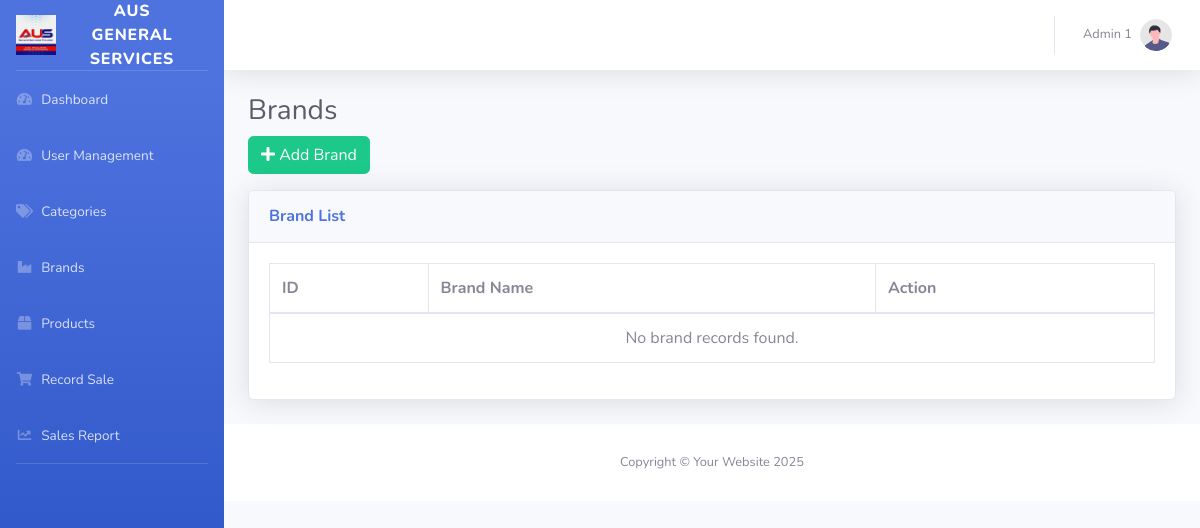
The page /brands/brand.php (signed in) on the database as committed earlier.
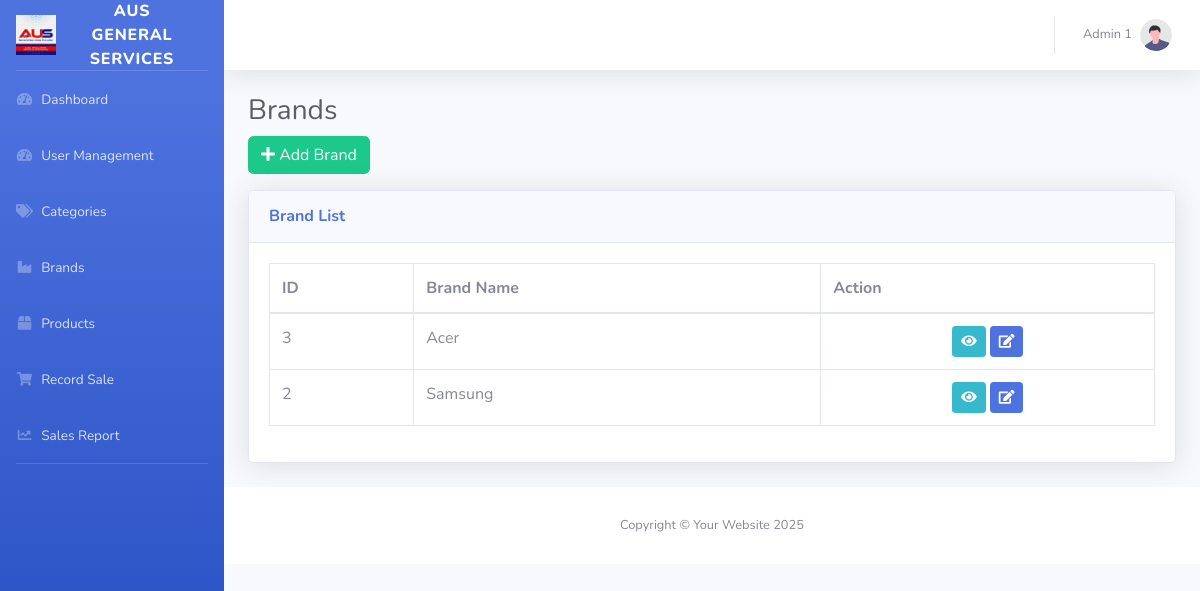
The same page on the database as committed later.
### tables this page shows
CREATE TABLE `users` (
  `id` int(11) NOT NULL,
  `username` varchar(100) NOT NULL,
  `full_name` varchar(255) NOT NULL,
  `password` varchar(255) NOT NULL,
  `role` enum('admin','employee') NOT NULL,
  `created_at` datetime DEFAULT current_timestamp()
);

CREATE TABLE `brands` (
  `brand_id` int(11) NOT NULL,
  `brand_name` varchar(100) NOT NULL,
  `created_at` timestamp NOT NULL DEFAULT current_timestamp()
);

### brands/brand.php (the view, shortened to what this page needs)
<?php include('../includes/header.php'); ?>
<body id="page-top">
<div id="wrapper">
    <?php include('../includes/sidebar.php'); ?>
    <div id="content-wrapper" class="d-flex flex-column">
        <div id="content">
            <?php include('../includes/topbar.php'); ?>
            <div class="container-fluid">
                <h1 class="h3 mb-2 text-gray-800">Brands</h1>
                <button type="button" class="btn btn-success mb-3" data-toggle="modal" data-target="#addBrandModal">
                    <i class="fas fa-plus"></i> Add Brand
                </button>
                <div class="card shadow mb-4">
                    <div class="card-header py-3">
                        <h6 class="m-0 font-weight-bold text-primary">Brand List</h6>
                    </div>
                    <div class="card-body">
                        <div class="table-responsive">
                            <table class="table table-bordered" id="dataTable" width="100%" cellspacing="0">
                                <thead>
                                    <tr>
                                        <th>ID</th>
                                        <th>Brand Name</th>
                                        <th>Action</th>
                                    </tr>
                                </thead>
                                <tbody>
                                    <?php
                                    $query = "SELECT * FROM brands ORDER BY brand_id DESC";
                                    $result = $conn->query($query);
                                    if ($result && $result->num_rows > 0) {
                                        while ($row = $result->fetch_assoc()) {
                                            $brand_id = $row['brand_id'];
                                            $brand_name = htmlspecialchars($row['brand_name']);
                                            echo "<tr>";
                                            echo "<td>" . $brand_id . "</td>";
                                            echo "<td>" . $brand_name . "</td>";
                                            echo "<td class='text-center'>";
                                            echo "<button class='btn btn-sm btn-info mr-1' data-toggle='modal' data-target='#viewModal_" . $brand_id . "' title='View'>";
                                            echo "<i class='fas fa-eye'></i>";
                                            echo "</button>";
                                            echo "<button class='btn btn-sm btn-primary' data-toggle='modal' data-target='#editModal_" . $brand_id . "' title='Edit'>";
                                            echo "<i class='fas fa-edit'></i>";
                                            echo "</button>";
                                            echo "</td>";
                                            echo "</tr>";
                                        }
                                    } else {
                                        echo "<tr><td colspan='3' class='text-center'>No brand records found.</td></tr>";
                                    }
                                    ?>
                                </tbody>
                            </table>
                        </div>
                    </div>
                </div>
            </div>
        </div>
        <?php include('../includes/footer.php'); ?>
    </div>
</body>
</html>

### includes/header.php (shortened to what this page needs)
<!DOCTYPE html>
<html lang="en">
<head>
    <link href="/Inventory_Rice/vendor/fontawesome-free/css/all.min.css" rel="stylesheet" type="text/css">
    <link href="/Inventory_Rice/css/sb-admin-2.min.css" rel="stylesheet">
    <link href="/Inventory_Rice/vendor/datatables/dataTables.bootstrap4.min.css" rel="stylesheet">
</head>

### includes/sidebar.php
<?php
$currentPage = basename($_SERVER['PHP_SELF']);
?>
<ul class="navbar-nav bg-gradient-primary sidebar sidebar-dark accordion" id="accordionSidebar">
    <a class="sidebar-brand d-flex align-items-center justify-content-center" href="../index.php">
        <div class="sidebar-brand-icon">
            <img src="../img/logo.jpg" alt="Reyze Bigasan Logo" style="width: 40px; height: 40px;">
        </div>
        <div class="sidebar-brand-text mx-3">AUS General Services </div>
    </a>
    <hr class="sidebar-divider my-0">
    <li class="nav-item <?= ($currentPage == 'index.php') ? 'active' : '' ?>">
        <a class="nav-link" href="../dashboard/index.php">
            <i class="fas fa-fw fa-tachometer-alt"></i>
            <span>Dashboard</span>
        </a>
    </li>
     <li class="nav-item <?= ($currentPage == 'user.php') ? 'active' : '' ?>">
        <a class="nav-link" href="../user/user.php">
            <i class="fas fa-fw fa-tachometer-alt"></i>
            <span>User Management</span>
        </a>
    </li>
    <li class="nav-item <?= ($currentPage == 'categories.php') ? 'active' : '' ?>">
        <a class="nav-link" href="../category/categories.php">
            <i class="fas fa-fw fa-tags"></i>
            <span>Categories</span>
        </a>
    </li>
    <li class="nav-item <?= ($currentPage == 'brands.php') ? 'active' : '' ?>">
        <a class="nav-link" href="../brands/brand.php">
            <i class="fas fa-fw fa-industry"></i>
            <span>Brands</span>
        </a>
    </li>
    <li class="nav-item <?= ($currentPage == 'product.php') ? 'active' : '' ?>">
        <a class="nav-link" href="../products/product.php">
            <i class="fas fa-fw fa-box"></i>
            <span>Products</span>
        </a>
    </li>
    <li class="nav-item <?= ($currentPage == 'sales.php') ? 'active' : '' ?>">
        <a class="nav-link" href="../sales/sales.php">
            <i class="fas fa-fw fa-shopping-cart"></i>
            <span>Record Sale</span>
        </a>
    </li>
    <li class="nav-item <?= ($currentPage == 'sales_report.php') ? 'active' : '' ?>">
        <a class="nav-link" href="../sales/sales_report.php">
            <i class="fas fa-fw fa-chart-line"></i>
            <span>Sales Report</span>
        </a>
    </li>
    <hr class="sidebar-divider d-none d-md-block">
</ul>

### includes/topbar.php (shortened to what this page needs)
<?php
include '../config/conn.php';
$user_id = $_SESSION['user_id'];
$user_sql = "SELECT full_name, username FROM users WHERE id = ?";
$stmt = $conn->prepare($user_sql);
$stmt->bind_param("i", $user_id);
$stmt->execute();
$user_result = $stmt->get_result();
$user = $user_result->fetch_assoc();
?>
<div id="content-wrapper" class="d-flex flex-column">
<div id="content">
    <nav class="navbar navbar-expand navbar-light bg-white topbar mb-4 static-top shadow">
        <ul class="navbar-nav ml-auto">
            <li class="nav-item dropdown no-arrow">
                <a class="nav-link dropdown-toggle" href="#" id="userDropdown" role="button"
                    data-toggle="dropdown" aria-haspopup="true" aria-expanded="false">
                    <span class="mr-2 d-none d-lg-inline text-gray-600 small">
                        <?= htmlspecialchars($user['full_name']); ?>
                    </span>
                    <img class="img-profile rounded-circle" src="../img/undraw_profile.svg">
                </a>
            </li>
        </ul>
    </nav>

### includes/footer.php (shortened to what this page needs)
 <footer class="sticky-footer bg-white">
            <div class="container my-auto">
                <div class="copyright text-center my-auto">
                    <span>Copyright &copy; Your Website 2025</span>
                </div>
            </div>
        </footer>
    </div>
</div>
</div>

Rows that differ between the two databases and show on the page:
added brands: brand_id "3", brand_name "Acer"
added brands: brand_id "2", brand_name "Samsung"
Other text that changed with them:
text no longer shown: "No brand records found."
